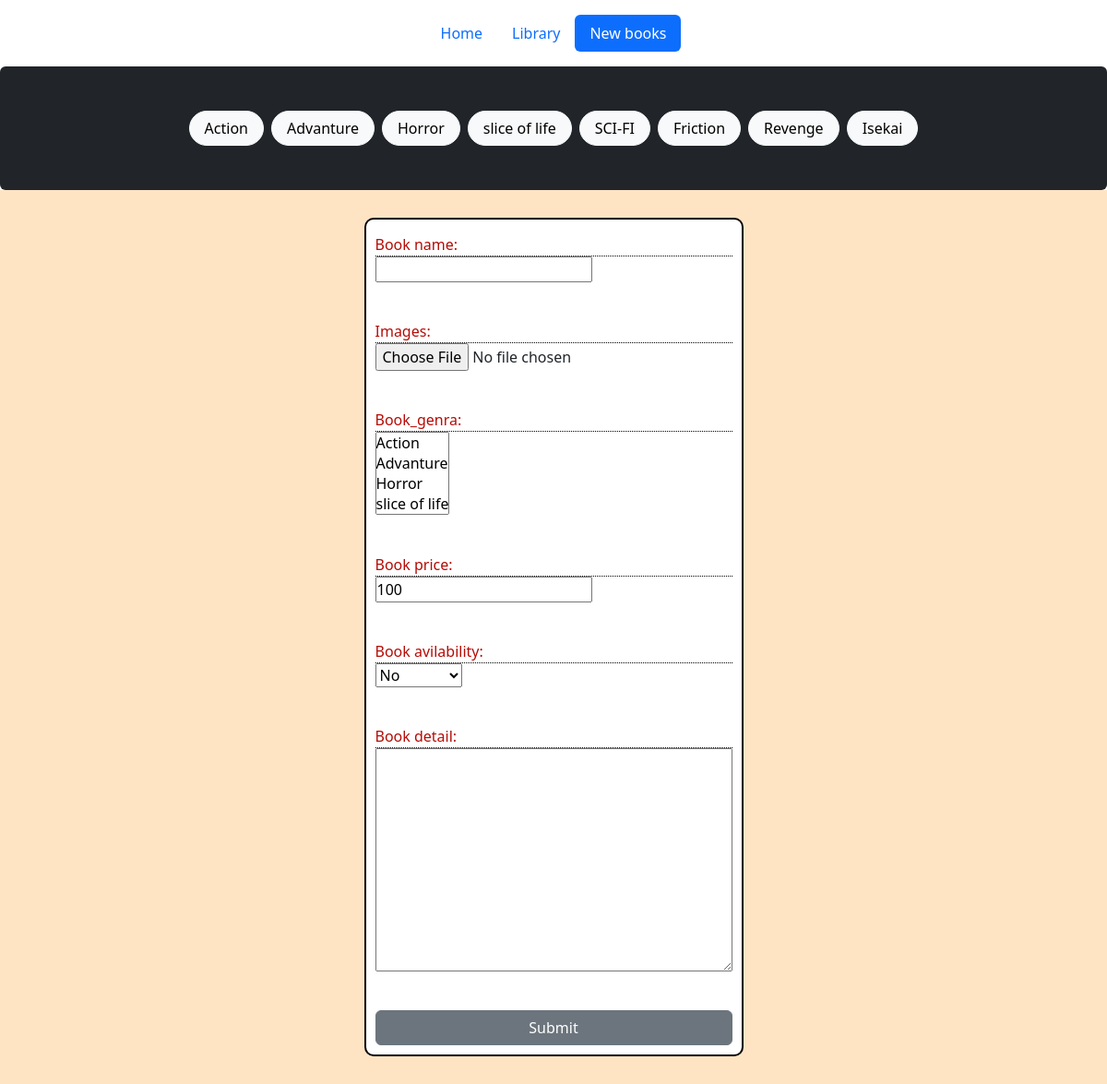
/library/add_new/, run on the app's committed database.
### models_testing_app/models.py (models this page shows)
class Genra(models.Model):
    genra_name=models.CharField(max_length=50)
    id = models.AutoField(primary_key=True)
    def __str__(self):
        return self.genra_name

### models_testing_app/views.py (the view)
# urls.py: path('add_new/', views.add, name='add'),
def add(request):
    genras = Genra.objects.all()
    if request.method == "POST":
        form = book_form(request.POST)
        if form.is_valid:
            s_form = book_form(request.POST,request.FILES)
            s_form.save()
        return HttpResponseRedirect('/library/')
    else:
        form = book_form()
        details = {"genra":genras,"form":form}
        return render(request,'edit.html',{"details":details})

### models_testing_app/templates/edit.html (shortened to what this page needs)
{% extends "layout.html" %}
{% block navbar %}
<div class="container">
    <header class="d-flex justify-content-center py-3">
      <ul class="nav nav-pills">
        <li class="nav-item"><a href="/library/" class="nav-link" >Home</a></li>
        <li class="nav-item"><a href="/library/books/" class="nav-link">Library</a></li>
        <li class="nav-item"><a href="/library/add_new/" class="nav-link  active">New books</a></li>
      </ul>
    </header>
  </div>
{% endblock %}
{% block section %}
<div class="d-flex gap-2 justify-content-center py-5 bg-dark rounded">
    {% for genre in details.genra %}
    {% if details.genras == genre %}
    <a class="btn btn-light rounded-pill px-3 active" href="{% url 'genra_sort' genre.id %}" >{{genre.genra_name}} </a>
    {% else %}
    <a class="btn btn-light rounded-pill px-3" href="{% url 'genra_sort' genre.id %}" >{{genre.genra_name}} </a>
    {% endif %}
    {% endfor %}
  </div>
{% endblock %}
{% block content %}
<div class="box">
    <form method="POST" enctype='multipart/form-data' >
        {{details.form.as_p}}
        <input class="btn btn-secondary" type="submit">
    </form>
</div>
{% endblock %}

### static/style.css (style rules this page uses)
* { margin : 0; padding: 0; }
.box { width: 100vw; display: flex ; padding-top: 30px; padding-bottom: 30px; justify-content: center; background-color: bisque; }
form { padding: 10px; border: 2px solid black; display: flex; flex-direction: column; gap: 20px; justify-content: space-around; justify-items: center; border-radius: 10px; background-color: white; }
label { color: rgb(181, 12, 6); border-bottom: 1px dotted black; margin-top: 5px; display: block; }

### data on the page
Genra: genra_name "Action"
Genra: genra_name "Advanture"
Genra: genra_name "Horror"
Genra: genra_name "slice of life"
Genra: genra_name "SCI-FI"
Genra: genra_name "Friction"
Genra: genra_name "Revenge"
Genra: genra_name "Isekai"
